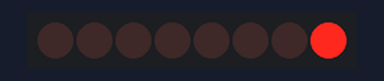
The sketch below on a simulated Arduino Uno, built with avr-gcc and run on an emulated ATmega328P. Shown: 8 shift-register outputs drawn as a row of LEDs (first output left, lit = HIGH). Wiring (inferred from the names in the program): shift register (74HC595): data pin 12; shift clock pin 9; latch pin 11. Wiring (inferred from the signals the program sends): row of LEDs: on Q0, Q1, Q2, Q3, Q4, Q5, Q6, Q7.

Above: at 0.3 s.
At 2.5 s:
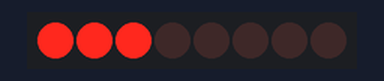
At 4.7 s:
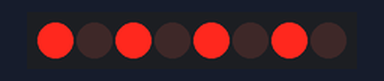
At 9.1 s:
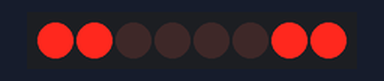
At 13.9 s:
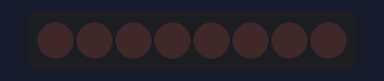
At 17.91 s:
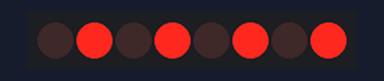
Timing chart, 0 to 18.2 s (numbered marks = the images above):
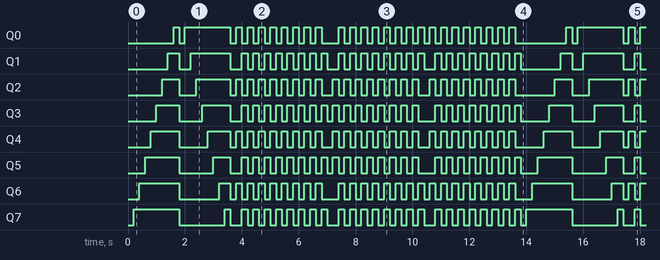

The sketch:

Eight_LED_with_74HC595_Flash_LED_v2.ino
```cpp
//www.elegoo.com
//2016.12.9

int tDelay = 200;
int latchPin = 11;      // (11) ST_CP [RCK] on 74HC595
int clockPin = 9;      // (9) SH_CP [SCK] on 74HC595
int dataPin = 12;     // (12) DS [S1] on 74HC595

byte leds = 0;

void updateShiftRegister()
{
  digitalWrite(latchPin, LOW);
  shiftOut(dataPin, clockPin, LSBFIRST, leds);
  digitalWrite(latchPin, HIGH);
}

void setup()
{
  pinMode(latchPin, OUTPUT);
  pinMode(dataPin, OUTPUT);
  pinMode(clockPin, OUTPUT);
  leds = 0;
  updateShiftRegister();
  delay(tDelay);
}

void clearlight()
{
  leds = 0;
  updateShiftRegister();
  delay(tDelay);
}

void runlight01()
{
  for (int i = 0; i < 8; i++)
  {
    bitSet(leds, i);
    updateShiftRegister();
    delay(tDelay);
  }
}
void runlight02()
{
  for (int i = 7; i >= 0; i--)
  {
    bitSet(leds, i);
    updateShiftRegister();
    delay(tDelay);
  }
}

void blinky01()
{
  for (int i = 0; i < 8; i++)
  {
    leds = B10101010;
    updateShiftRegister();
    delay(tDelay);
    leds = B01010101;
    updateShiftRegister();
    delay(tDelay);
  }
}

void blinky02()
{
  for (int i = 0; i < 8; i++)
  {
    leds = B00111100;
    updateShiftRegister();
    delay(tDelay);
    leds = B11000011;
    updateShiftRegister();
    delay(tDelay);
  }
}

void loop()
{
  runlight01();
  clearlight();
  runlight02();
  clearlight();
  blinky01();
  clearlight();
  blinky02();
  clearlight();
  blinky01();
  clearlight();
}
```

Measured:
- by itself, Q0–7: moves between LOW and HIGH, repeating every 13.8 s
- by itself, everything shown: repeats every 13.8 s, in 69 steps
